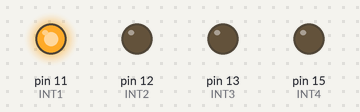
This program was run on a simulated Raspberry Pi (header pin numbers). Shown: output pins drawn as LEDs (lit = HIGH). At 2.0 s the program stops and its outputs stay as they are.

Above: at 0.1 s.
At 2.1 s:
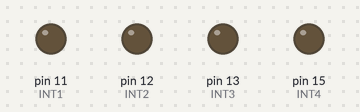
Timing chart, 0 to 3.5 s (numbered marks = the images above):
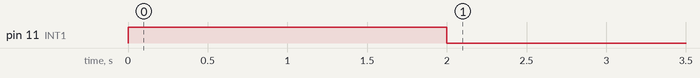

Measured:
- by itself, pin 11 (INT1): LOW → HIGH at 0.00 s, → LOW 2.0 s later

The program:

__.py
```python
import RPi.GPIO as GPIO
import time
#设置gpio口的模式
GPIO.setmode(GPIO.BOARD)
#定义信号接口gpio口
INT1 = 11
INT2 = 12
INT3 = 13
INT4 = 15
#设置gpio口为输出
GPIO.setup(INT1,GPIO.OUT)
GPIO.setup(INT2,GPIO.OUT)
GPIO.setup(INT3,GPIO.OUT)
GPIO.setup(INT4,GPIO.OUT)
#这里参考上一节模块接线的L298N模块的控制图
GPIO.output(INT1,GPIO.HIGH)
GPIO.output(INT2,GPIO.LOW)
GPIO.output(INT3,False)
GPIO.output(INT4,False)
#延时2秒之后执行cleanup释放GPIO接口
time.sleep(2)
GPIO.cleanup()
```
